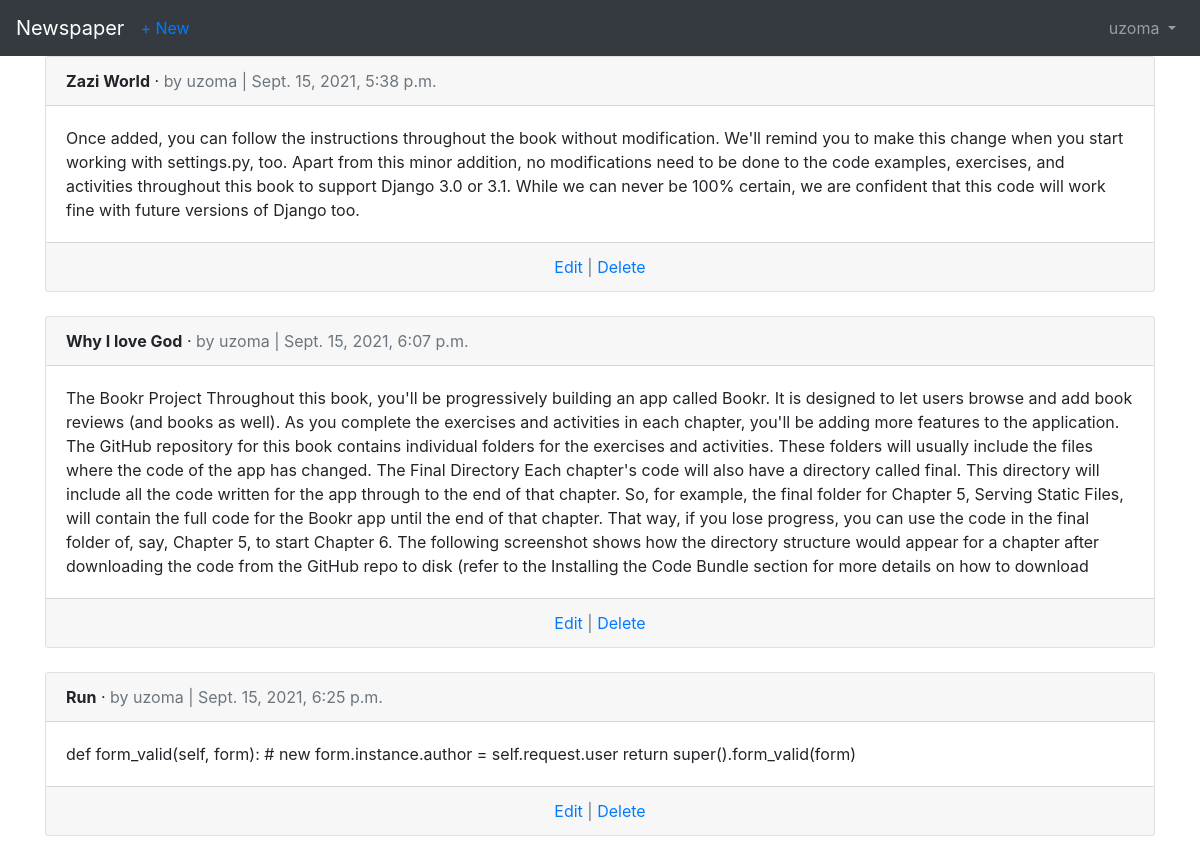
/articles/ (signed in), run on the app's committed database.
### accounts/models.py (models this page shows)
class CustomUser(AbstractUser):
    age = models.PositiveIntegerField(null=True, blank=True)

### articles/models.py (models this page shows, shortened)
class Article(models.Model):
    title = models.CharField(max_length=255)
    body = models.TextField()
    date = models.DateTimeField(auto_now_add=True)
    author = models.ForeignKey(
        get_user_model(),
        on_delete=models.CASCADE
    )

### articles/views.py (the view)
# urls.py: path('', ArticleListView.as_view(), name='article_list'),
class ArticleListView(LoginRequiredMixin, ListView):
    model = Article
    template_name = 'article_list.html'

### templates/article_list.html (shortened to what this page needs)
{% extends 'base.html' %}
{% block content %}
  {% for article in object_list %}
    <div class="card">
      <div class="card-header">
        <span class="font-weight-bold">{{ article.title }}</span> &middot;
        <span class="text-muted">by {{ article.author }} |
        {{ article.date }}</span>
      </div>
      <div class="card-body">
        {{ article.body }}
      </div>
      <div class="card-footer text-center text-muted">
        <a href="{% url 'article_edit' article.pk %}">Edit</a> | <a href="{% url 'article_delete' article.pk %}">Delete</a>
      </div>
    </div>
    <br />
  {% endfor %}
{% endblock content %}

### templates/base.html (shortened to what this page needs)
<!DOCTYPE html>
<html>
<head>
 <link rel="stylesheet" href="https://cdn.jsdelivr.net/npm/bootstrap@4.5.3/dist/css/bootstrap.min.css">
</head>
<body>
  <nav class="navbar navbar-expand-lg navbar-dark bg-dark">
    <a class="navbar-brand" href="{% url 'home' %}">Newspaper</a>
    {% if user.is_authenticated %}
      <ul class="navbar-nav mr-auto">
        <li class="nav-item">
          <a href="{% url 'article_new' %}">+ New</a>
        </li>
      </ul>
    {% endif %}
    <div class="collapse navbar-collapse" id="navbarSupportedContent">
      {% if user.is_authenticated %}
        <ul class="navbar-nav ml-auto">
          <li class="nav-item">
            <a class="nav-link dropdown-toggle" href="#"
            id="navbarDropdown" role="button" data-toggle="dropdown"
            aria-haspopup="true" aria-expanded="false">
              {{ user.username }}
            </a>
          </li>
        </ul>
      {% endif %}
    </div>
  </nav>
  <main>
    <div class="container">
      {% block content %}
      {% endblock content %}
    </div>
  </main>
</body>
</html>

### data on the page
CustomUser: username "uzoma"
Article: title "Zazi World", author "uzoma", date "Sept. 15, 2021, 5:38 p.m.", body "Once added, you can follow the instructions throughout the book without modification. We'll remind you to make this change when you start working with settings.py, too. Apart from this minor addition, no modifications need to be done to the code examples, exercises, and activities throughout this book to support Django 3.0 or 3.1. While we can never be 100% certain, we are confident that this code will work fine with future versions of Django too."
Article: title "Why I love God", author "uzoma", date "Sept. 15, 2021, 6:07 p.m.", body "The Bookr Project Throughout this book, you'll be progressively building an app called Bookr. It is designed to let users browse and add book reviews (and books as well). As you complete the exercises and activities in each chapter, you'll be adding more features to the application. The GitHub repository for this book contains individual folders for the exercises and activities. These folders will usually include the files where the code of the app has changed. The Final Directory Each chapter's code will also have a directory called final. This directory will include all the code written for the app through to the end of that chapter. So, for example, the final folder for Chapter 5,…"
Article: title "Run", author "uzoma", date "Sept. 15, 2021, 6:25 p.m.", body "def form_valid(self, form): # new form.instance.author = self.request.user return super().form_valid(form)"
